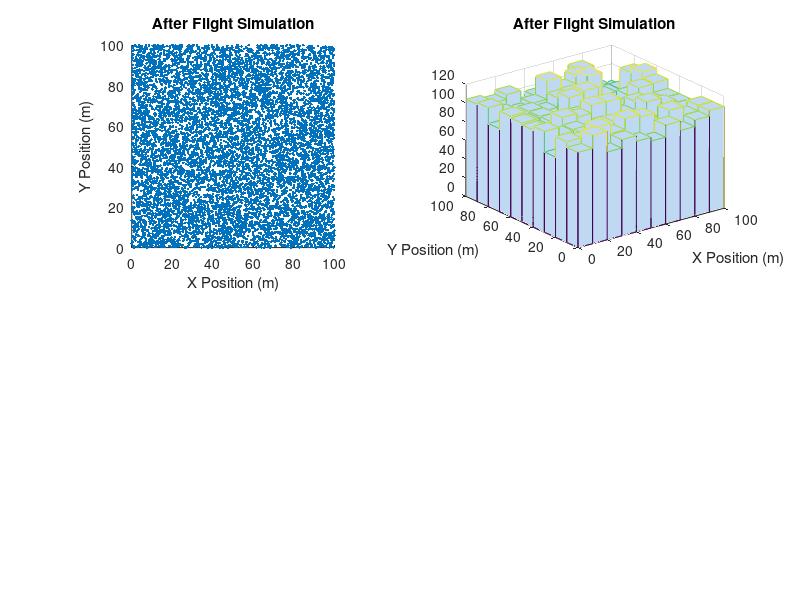

MATLAB code for this plot: (Note: this script raises an error after producing the figure.)
%initialize variables
nM = 10000;
L = 100;
nIters = 2000;
timeStep = 1;
mu = [L/2 L/2];
sigma = L/10;
cumIters = 0;
numKilled = 0;

%initialize mosquito positions randomly
PoseM = [L*rand(nM,2),2*pi*rand(nM,1),ones(nM,1)];

%display scatter plot of positions
figure(1);
set(gcf,'color','w');
subplot(2,2,1)
scatter(PoseM(:,1),PoseM(:,2),'.');
axis equal  %make axis lengths equal
axis(L*[0,1,0,1])
xlabel('X Position (m)');
ylabel('Y Position (m)');
title('After Flight Simulation')

%display histogram of positions
subplot(2,2,2)
hist3(PoseM(:,1:2));
xlabel('X Position (m)');
ylabel('Y Position (m)');
title('After Flight Simulation')

suptitle({['Positions of ', num2str(nM), ' Mosquitoes'];['After ', num2str(cumIters), ' Iterations - ', num2str(numKilled), ' Killed']})
pause(1.0)

for i=1:10
    %simulate mosquitoes
    PoseM = MosquitoFlightSimNormal(PoseM,L,nIters);
    cumIters = cumIters + nIters;
    PlotM = PoseM(logical(PoseM(:,4)),:);
    
    %display scatter plot of positions
    subplot(2,2,1)
    scatter(PlotM(:,1),PlotM(:,2),'.')
    axis equal  %make axis lengths equal
    axis(L*[0,1,0,1])
    xlabel('X Position (m)');
    ylabel('Y Position (m)');
    title('After Flight Simulation')
    
    %display histogram of positions
    subplot(2,2,2)
    hist3(PlotM(:,1:2))
    xlabel('X Position (m)');
    ylabel('Y Position (m)');
    title('After Flight Simulation')
    
    %kill some mosquitoes
    PoseM = MosquitoKiller(PoseM,L);
    numKilled = sum(PoseM(:,4)==0);
    PlotM = PoseM(logical(PoseM(:,4)),:);
    
    %display scatter plot of positions
    subplot(2,2,3)
    scatter(PlotM(:,1),PlotM(:,2),'.');
    axis equal  %make axis lengths equal
    axis(L*[0,1,0,1])
    xlabel('X Position (m)');
    ylabel('Y Position (m)');
    title('After Killer Simulation')
    
    %display histogram of positions
    subplot(2,2,4)
    hist3(PlotM(:,1:2))
    xlabel('X Position (m)');
    ylabel('Y Position (m)');
    title('After Killer Simulation')

    suptitle({['Positions of ', num2str(nM), ' Mosquitoes'];['After ', num2str(cumIters), ' Iterations - ', num2str(numKilled), ' Killed']})
    pause(2.0)
    
end